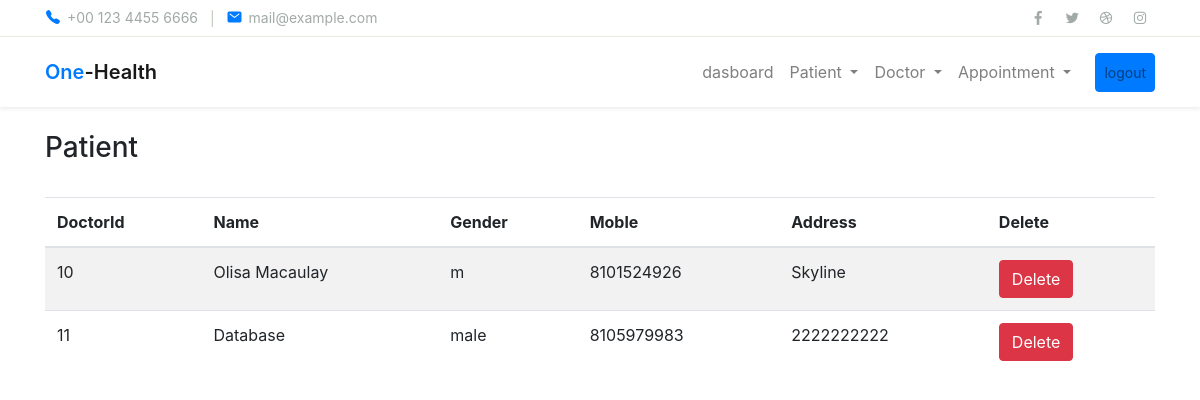
/view_patient (signed in), run on the app's committed database.
### hospital/models.py (models this page shows, shortened)
class Patient(models.Model):
    name = models.CharField(max_length=50)
    gender = models.CharField(max_length=50)
    mobile = models.IntegerField(null=True)
    address = models.TextField(max_length=50)

### hospital/views.py (the view)
# urls.py: path('view_patient', views.View_Patient, name="view_patient"),
def View_Patient(request):
    if not request.user.is_staff:
        return redirect('login')
    pat = Patient.objects.all()
    d = {'pat': pat}
    return render(request, 'view_patient.html', d)

### templates/view_patient.html (shortened to what this page needs)
{% extends "base.html" %}
{% block content %}
<div class="container">
<br>
 <h3>Patient</h3>
 <br>
 <table id="example" class="table  table-striped table-hover">
   <thead>
       <tr>
           <th>DoctorId</th>
           <th>Name</th>
           <th>Gender</th>
           <th>Moble</th>
           <th>Address</th>
           <th>Delete</th>
       </tr>
   </thead>
   <tbody>
       {% for i in pat %}
       <tr>
           <td>{{i.id}}</td>
           <td>{{i.name}}</td>
           <td>{{i.gender}}</td>
           <td>{{i.mobile}}</td>
           <td>{{i.address}}</td>
           <td><a href="{% url 'delete_patient' i.pk %}" onclick="return confirm('Are you sure you went to delete')" class="btn btn-danger">Delete</a>
        </td>
       </tr>
       {% endfor %}
   </tbody>
 </table>
</div>
{% endblock %}

### hospital/static/assets/css/theme.css (style rules this page uses)
:root { --primary: #00D9A5; --accent: #FF3D85; --secondary: #4E5AFE; --warning: #EED818; --info: #05B4E1; --danger: #FF4943; --success: #96C93D; --dark: #343531; --light: #F5F9F6; --cs: #596261; --grey: #6E807A; }
body { font-family: "Source Sans Pro", sans-serif; line-height: 1.5; color: #343531; }
a { color: #07be94; text-decoration: none; background-color: transparent; }
.btn-danger { color: #fff; background-color: #FF4943; border-color: transparent; }
.btn { padding: 8px 24px; }

### data on the page
Patient: id "10", name "Olisa Macaulay", gender "m", mobile "8101524926", address "Skyline"
Patient: id "11", name "Database", gender "male", mobile "8105979983", address "2222222222"
